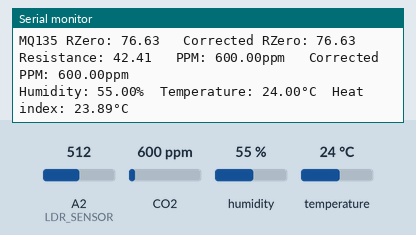
Bench run of a sketch on a simulated Arduino Uno, built with avr-gcc and run on an emulated ATmega328P. On the bench: the last lines printed to the serial monitor. Inputs (shaded band) come from the test bench; at power-on: CO2 600 ppm, humidity 55 %, temperature 24 °C, A2 (LDR_SENSOR) = 512.

Above: at 2.8 s.
2.9 s: CO2 set to 452 ppm
At 4.57 s:
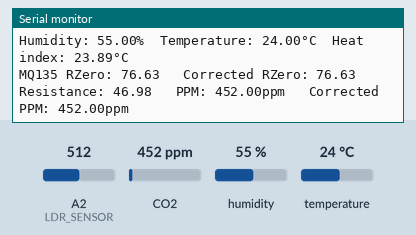
5.8 s: humidity set to 22 %
At 7.9 s:
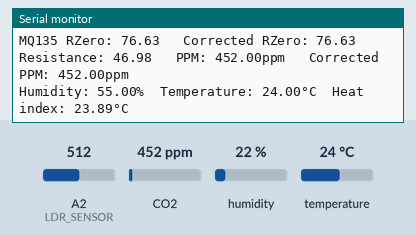
8.7 s: temperature set to 12 °C
At 9.8 s:
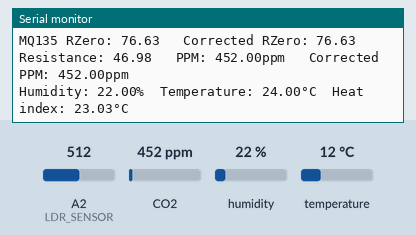
11.6 s: CO2 set to 1050 ppm
At 13.0 s:
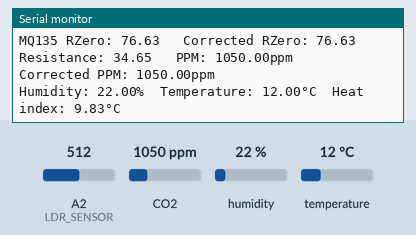
14.5 s: humidity set to 40 %
At 18.0 s:
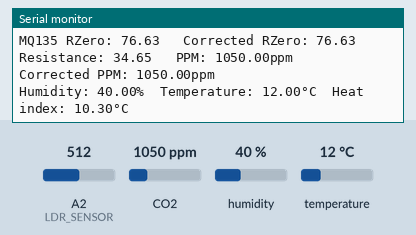
Timing chart, 0 to 18.4 s (numbered marks = the images above; inputs shaded):
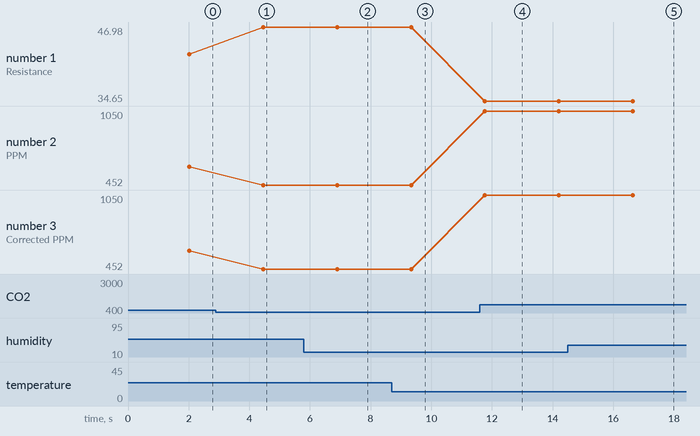

The sketch:

final_arduino_program.ino
```cpp
//Libraries
#include <MQ135.h>
#include <DHT.h>
//Sensors
#define GAS_SENSOR A0 //MQ-135
#define TEMP_SENSOR 2 //DHT11
#define LDR_SENSOR A2 //LDR Photo resistor
#define DHTTYPE DHT11
//LED & Fan
#define RED_LED 3
#define YELLOW_LED 5
#define GREEN_LED 6
#define FAN 9

MQ135 mq135_sensor(GAS_SENSOR);
DHT dht(TEMP_SENSOR, DHTTYPE);

float temperature, humidity; // Temp and Humid floats, will be measured by the DHT
int brightness = 0;
void setup() {

  Serial.begin(9600);
  dht.begin();
}

void loop() {
  humidity = dht.readHumidity();
  temperature = dht.readTemperature();
  // Wait a few seconds between measurements.
  delay(2000);
  // Reading temperature or humidity takes about 250 milliseconds!
  // Sensor readings may also be up to 2 seconds 'old' (its a very slow sensor)

  // Check if any reads failed and exit early (to try again).
  if (isnan(humidity) || isnan(temperature)) {
    Serial.println(F("Failed to read from DHT sensor!"));
    return;
  }

  float rzero = mq135_sensor.getRZero();
  float correctedRZero = mq135_sensor.getCorrectedRZero(temperature, humidity);
  float resistance = mq135_sensor.getResistance();
  float ppm = mq135_sensor.getPPM();
  float correctedPPM = mq135_sensor.getCorrectedPPM(temperature, humidity);
  float hic = dht.computeHeatIndex(temperature, humidity, false);

  Serial.print("MQ135 RZero: ");
  Serial.print(rzero);
  Serial.print("\t Corrected RZero: ");
  Serial.print(correctedRZero);
  Serial.print("\t Resistance: ");
  Serial.print(resistance);
  Serial.print("\t PPM: ");
  Serial.print(ppm);
  Serial.print("ppm");
  Serial.print("\t Corrected PPM: ");
  Serial.print(correctedPPM);
  Serial.println("ppm");

  Serial.print(F("Humidity: "));
  Serial.print(humidity);
  Serial.print(F("%  Temperature: "));
  Serial.print(temperature);
  Serial.print(F("°C  Heat index: "));
  Serial.print(hic);
  Serial.print(F("°C "));

  Serial.println();
  Serial.println();

  int ldrValue = analogRead(LDR_SENSOR); // Read LDR sensor value
  adjust_Brightness(ldrValue, RED_LED);

  delay(300);
}
void adjust_Brightness(int ldrValue, int LED_PIN) {


  // Map the LDR sensor value from range 400 to 1023 to the range 0 to 255
  brightness = map(ldrValue, 400, 1023, 0, 255);

  // Limit the brightness value to 0-255 range
  brightness = constrain(brightness, 0, 255);

  // Set the brightness of the LED
  digitalWrite(LED_PIN, brightness);

  //delay(50); // Add a small delay for stability
}
```

Measured:
- after the input at 2.9 s, the serial monitor: prints a new line after 1.6 s (image 1)
- after the input at 11.6 s, the serial monitor: prints a new line after 0.17 s (image 4)
- after the input at 14.5 s, the serial monitor: prints a new line after 2.3 s (image 5)
- plotted number 1: 42.41 → 46.98 after the input at 2.9 s, 46.98 → 34.65 after the input at 11.6 s
- plotted number 2: 600 → 452 after the input at 2.9 s, 452 → 1050 after the input at 11.6 s
- plotted number 3: 600 → 452 after the input at 2.9 s, 452 → 1050 after the input at 11.6 s
